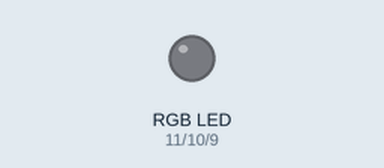
The sketch below on a simulated Arduino Uno, built with avr-gcc and run on an emulated ATmega328P. On the bench: an RGB LED mixed from three pins (HIGH = lit). Dim RGB values are drawn brighter than linear.

Above: at 0.05 s.
At 1.4 s:
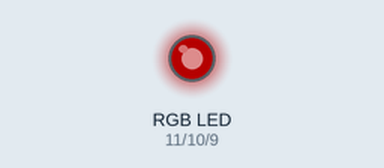
At 2.75 s:
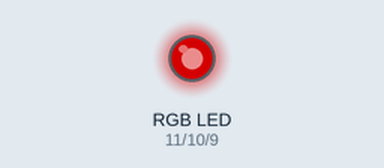
At 5.5 s:
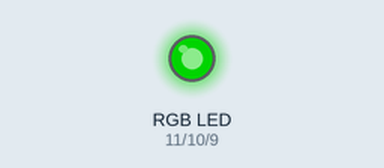
At 8.25 s:
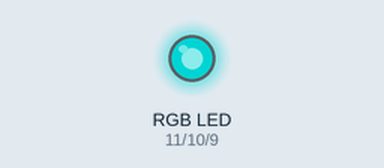
At 11.0 s:
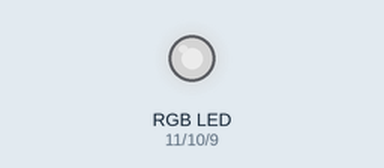
Timing chart, 0 to 14.3 s (numbered marks = the images above):
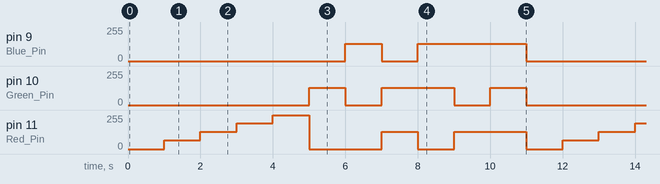

The sketch:

Day_8.ino
```cpp
/* Day 8 - Adding some color to this dark place - setRGBLED
 *  ShawKai 2 jan 2024
 */

const byte Red_Pin = 11;
const byte Green_Pin = 10;
const byte Blue_Pin = 9;

// sets the brightness setings
const byte off = 0;
const byte dim = 64;                 // 1/4
const byte bright = dim + 64;       // 1/2
const byte brighter = bright + 64; // 3/4
const byte brightest = 255;       // max

const unsigned int Color_Delay = 1000;

void setup() {
  pinMode(Red_Pin, OUTPUT);
  pinMode(Green_Pin, OUTPUT);
  pinMode(Blue_Pin, OUTPUT);
}

void setRGB(byte Red_Intensity, byte Green_Intensity, byte Blue_Intensity){ // setRGB(0-255)
  analogWrite(Red_Pin, Red_Intensity);
  analogWrite(Green_Pin, Green_Intensity);
  analogWrite(Blue_Pin, Blue_Intensity);
}

void loop() {
  // different brightness levels of red
   setRGB(off, off, off);
   delay(Color_Delay);
   setRGB(dim, off, off);
   delay(Color_Delay);
   setRGB(bright, off, off);
   delay(Color_Delay);
   setRGB(brighter, off, off);
   delay(Color_Delay);
   setRGB(brightest, off, off);
   delay(Color_Delay);

  // green & blue @ 1/2 brightness
  setRGB(off, bright, off);
  delay(Color_Delay);
  setRGB(off, off, bright);
  delay(Color_Delay);

  // mix & match @ 1/2 brightnes
  setRGB(bright, bright, off);       //yellow
  delay(Color_Delay);
  setRGB(off, bright, bright);      //cyan
  delay(Color_Delay);
  setRGB(bright, off, bright);     // magenta
  delay(Color_Delay);
  setRGB(bright, bright, bright); //white
  delay(Color_Delay);
}
```

Measured:
- by itself, pin 9 (Blue_Pin): repeats every 11.0 s: 0/255 1.0 s, 128/255 3.0 s, 0/255 6.0 s, 128/255 1.0 s
- by itself, pin 10 (Green_Pin): repeats every 11.0 s: 0/255 1.0 s, 128/255 2.0 s, 0/255 1.0 s, 128/255 1.0 s, 0/255 5.0 s, 128/255 1.0 s
- by itself, pin 11 (Red_Pin): repeats every 11.0 s: 128/255 1.0 s, 192/255 1.0 s, 255/255 1.0 s, 0/255 2.0 s, 128/255 1.0 s, 0/255 1.0 s, 128/255 2.0 s, 0/255 1.0 s, 64/255 1.0 s
